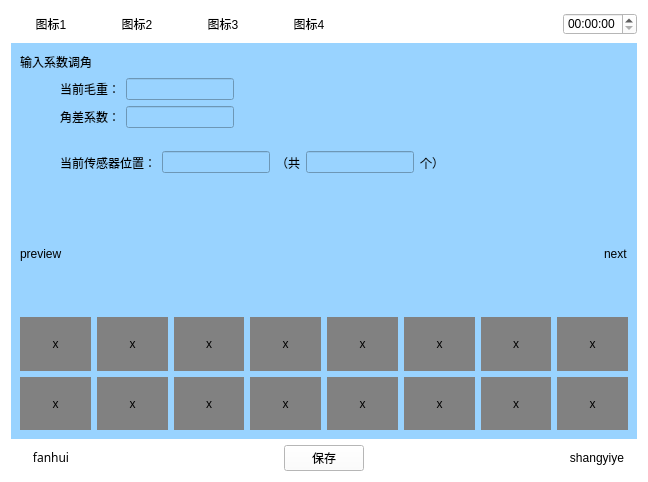
<?xml version="1.0" encoding="UTF-8"?>
<ui version="4.0">
 <class>Shuruxishu</class>
 <widget class="QWidget" name="Shuruxishu">
  <property name="geometry">
   <rect>
    <x>0</x>
    <y>0</y>
    <width>648</width>
    <height>482</height>
   </rect>
  </property>
  <property name="windowTitle">
   <string>Form</string>
  </property>
  <property name="styleSheet">
   <string notr="true">background-color: rgb(255, 255, 255);</string>
  </property>
  <layout class="QVBoxLayout" name="verticalLayout_5" stretch="1,5,1">
   <item>
    <layout class="QHBoxLayout" name="horizontalLayout_5">
     <item>
      <widget class="QPushButton" name="pushButton">
       <property name="text">
        <string>图标1</string>
       </property>
       <property name="flat">
        <bool>true</bool>
       </property>
      </widget>
     </item>
     <item>
      <widget class="QPushButton" name="pushButton_2">
       <property name="text">
        <string>图标2</string>
       </property>
       <property name="flat">
        <bool>true</bool>
       </property>
      </widget>
     </item>
     <item>
      <widget class="QPushButton" name="pushButton_3">
       <property name="text">
        <string>图标3</string>
       </property>
       <property name="flat">
        <bool>true</bool>
       </property>
      </widget>
     </item>
     <item>
      <widget class="QPushButton" name="pushButton_4">
       <property name="text">
        <string>图标4</string>
       </property>
       <property name="flat">
        <bool>true</bool>
       </property>
      </widget>
     </item>
     <item>
      <spacer name="horizontalSpacer_4">
       <property name="orientation">
        <enum>Qt::Horizontal</enum>
       </property>
       <property name="sizeHint" stdset="0">
        <size>
         <width>40</width>
         <height>20</height>
        </size>
       </property>
      </spacer>
     </item>
     <item>
      <widget class="QTimeEdit" name="timeEdit_2"/>
     </item>
    </layout>
   </item>
   <item>
    <widget class="QWidget" name="widget" native="true">
     <property name="sizePolicy">
      <sizepolicy hsizetype="Preferred" vsizetype="Preferred">
       <horstretch>0</horstretch>
       <verstretch>0</verstretch>
      </sizepolicy>
     </property>
     <property name="contextMenuPolicy">
      <enum>Qt::DefaultContextMenu</enum>
     </property>
     <property name="styleSheet">
      <string notr="true">background-color: rgb(153, 211, 255);</string>
     </property>
     <layout class="QVBoxLayout" name="verticalLayout_2">
      <item>
       <layout class="QHBoxLayout" name="horizontalLayout">
        <item>
         <widget class="QLabel" name="label">
          <property name="text">
           <string>输入系数调角</string>
          </property>
         </widget>
        </item>
        <item>
         <spacer name="horizontalSpacer">
          <property name="orientation">
           <enum>Qt::Horizontal</enum>
          </property>
          <property name="sizeHint" stdset="0">
           <size>
            <width>40</width>
            <height>20</height>
           </size>
          </property>
         </spacer>
        </item>
        <item>
         <layout class="QVBoxLayout" name="verticalLayout"/>
        </item>
       </layout>
      </item>
      <item>
       <layout class="QVBoxLayout" name="verticalLayout_3">
        <item>
         <layout class="QHBoxLayout" name="horizontalLayout_3">
          <item>
           <spacer name="horizontalSpacer_8">
            <property name="orientation">
             <enum>Qt::Horizontal</enum>
            </property>
            <property name="sizeType">
             <enum>QSizePolicy::Preferred</enum>
            </property>
            <property name="sizeHint" stdset="0">
             <size>
              <width>40</width>
              <height>20</height>
             </size>
            </property>
           </spacer>
          </item>
          <item>
           <widget class="QLabel" name="label_2">
            <property name="text">
             <string>当前毛重：</string>
            </property>
           </widget>
          </item>
          <item>
           <widget class="QLineEdit" name="lineEdit">
            <property name="sizePolicy">
             <sizepolicy hsizetype="Preferred" vsizetype="Fixed">
              <horstretch>0</horstretch>
              <verstretch>0</verstretch>
             </sizepolicy>
            </property>
           </widget>
          </item>
          <item>
           <spacer name="horizontalSpacer_6">
            <property name="orientation">
             <enum>Qt::Horizontal</enum>
            </property>
            <property name="sizeHint" stdset="0">
             <size>
              <width>40</width>
              <height>20</height>
             </size>
            </property>
           </spacer>
          </item>
         </layout>
        </item>
        <item>
         <layout class="QHBoxLayout" name="horizontalLayout_4">
          <item>
           <spacer name="horizontalSpacer_9">
            <property name="orientation">
             <enum>Qt::Horizontal</enum>
            </property>
            <property name="sizeType">
             <enum>QSizePolicy::Preferred</enum>
            </property>
            <property name="sizeHint" stdset="0">
             <size>
              <width>40</width>
              <height>20</height>
             </size>
            </property>
           </spacer>
          </item>
          <item>
           <widget class="QLabel" name="label_3">
            <property name="text">
             <string>角差系数：</string>
            </property>
           </widget>
          </item>
          <item>
           <widget class="QLineEdit" name="lineEdit_2">
            <property name="sizePolicy">
             <sizepolicy hsizetype="Preferred" vsizetype="Fixed">
              <horstretch>0</horstretch>
              <verstretch>0</verstretch>
             </sizepolicy>
            </property>
           </widget>
          </item>
          <item>
           <spacer name="horizontalSpacer_7">
            <property name="orientation">
             <enum>Qt::Horizontal</enum>
            </property>
            <property name="sizeHint" stdset="0">
             <size>
              <width>40</width>
              <height>20</height>
             </size>
            </property>
           </spacer>
          </item>
         </layout>
        </item>
        <item>
         <layout class="QHBoxLayout" name="horizontalLayout_6" stretch="0,0,0,0,0,0,0">
          <item>
           <spacer name="horizontalSpacer_10">
            <property name="orientation">
             <enum>Qt::Horizontal</enum>
            </property>
            <property name="sizeType">
             <enum>QSizePolicy::Preferred</enum>
            </property>
            <property name="sizeHint" stdset="0">
             <size>
              <width>40</width>
              <height>20</height>
             </size>
            </property>
           </spacer>
          </item>
          <item>
           <widget class="QLabel" name="label_5">
            <property name="text">
             <string>当前传感器位置：</string>
            </property>
           </widget>
          </item>
          <item>
           <widget class="QLineEdit" name="lineEdit_3">
            <property name="sizePolicy">
             <sizepolicy hsizetype="Preferred" vsizetype="Fixed">
              <horstretch>0</horstretch>
              <verstretch>0</verstretch>
             </sizepolicy>
            </property>
            <property name="minimumSize">
             <size>
              <width>40</width>
              <height>20</height>
             </size>
            </property>
           </widget>
          </item>
          <item>
           <widget class="QLabel" name="label_6">
            <property name="text">
             <string>（共</string>
            </property>
           </widget>
          </item>
          <item>
           <widget class="QLineEdit" name="lineEdit_4">
            <property name="sizePolicy">
             <sizepolicy hsizetype="Fixed" vsizetype="Fixed">
              <horstretch>0</horstretch>
              <verstretch>0</verstretch>
             </sizepolicy>
            </property>
            <property name="minimumSize">
             <size>
              <width>40</width>
              <height>20</height>
             </size>
            </property>
           </widget>
          </item>
          <item>
           <widget class="QLabel" name="label_7">
            <property name="text">
             <string>个）</string>
            </property>
           </widget>
          </item>
          <item>
           <spacer name="horizontalSpacer_11">
            <property name="orientation">
             <enum>Qt::Horizontal</enum>
            </property>
            <property name="sizeHint" stdset="0">
             <size>
              <width>40</width>
              <height>20</height>
             </size>
            </property>
           </spacer>
          </item>
         </layout>
        </item>
       </layout>
      </item>
      <item>
       <layout class="QHBoxLayout" name="horizontalLayout_7">
        <item>
         <widget class="QLabel" name="label_8">
          <property name="text">
           <string>preview</string>
          </property>
         </widget>
        </item>
        <item>
         <spacer name="horizontalSpacer_5">
          <property name="orientation">
           <enum>Qt::Horizontal</enum>
          </property>
          <property name="sizeHint" stdset="0">
           <size>
            <width>40</width>
            <height>20</height>
           </size>
          </property>
         </spacer>
        </item>
        <item>
         <widget class="QLabel" name="label_9">
          <property name="text">
           <string>next</string>
          </property>
         </widget>
        </item>
       </layout>
      </item>
      <item>
       <layout class="QGridLayout" name="gridLayout">
        <item row="0" column="0">
         <widget class="QLabel" name="label_4">
          <property name="styleSheet">
           <string notr="true">background-color: rgb(129, 129, 129);</string>
          </property>
          <property name="text">
           <string>x</string>
          </property>
          <property name="alignment">
           <set>Qt::AlignCenter</set>
          </property>
         </widget>
        </item>
        <item row="0" column="1">
         <widget class="QLabel" name="label_10">
          <property name="styleSheet">
           <string notr="true">background-color: rgb(129, 129, 129);</string>
          </property>
          <property name="text">
           <string>x</string>
          </property>
          <property name="alignment">
           <set>Qt::AlignCenter</set>
          </property>
         </widget>
        </item>
        <item row="0" column="2">
         <widget class="QLabel" name="label_11">
          <property name="styleSheet">
           <string notr="true">background-color: rgb(129, 129, 129);</string>
          </property>
          <property name="text">
           <string>x</string>
          </property>
          <property name="alignment">
           <set>Qt::AlignCenter</set>
          </property>
         </widget>
        </item>
        <item row="0" column="3">
         <widget class="QLabel" name="label_12">
          <property name="styleSheet">
           <string notr="true">background-color: rgb(129, 129, 129);</string>
          </property>
          <property name="text">
           <string>x</string>
          </property>
          <property name="alignment">
           <set>Qt::AlignCenter</set>
          </property>
         </widget>
        </item>
        <item row="0" column="4">
         <widget class="QLabel" name="label_13">
          <property name="styleSheet">
           <string notr="true">background-color: rgb(129, 129, 129);</string>
          </property>
          <property name="text">
           <string>x</string>
          </property>
          <property name="alignment">
           <set>Qt::AlignCenter</set>
          </property>
         </widget>
        </item>
        <item row="0" column="5">
         <widget class="QLabel" name="label_14">
          <property name="styleSheet">
           <string notr="true">background-color: rgb(129, 129, 129);</string>
          </property>
          <property name="text">
           <string>x</string>
          </property>
          <property name="alignment">
           <set>Qt::AlignCenter</set>
          </property>
         </widget>
        </item>
        <item row="0" column="6">
         <widget class="QLabel" name="label_15">
          <property name="styleSheet">
           <string notr="true">background-color: rgb(129, 129, 129);</string>
          </property>
          <property name="text">
           <string>x</string>
          </property>
          <property name="alignment">
           <set>Qt::AlignCenter</set>
          </property>
         </widget>
        </item>
        <item row="0" column="7">
         <widget class="QLabel" name="label_16">
          <property name="styleSheet">
           <string notr="true">background-color: rgb(129, 129, 129);</string>
          </property>
          <property name="text">
           <string>x</string>
          </property>
          <property name="alignment">
           <set>Qt::AlignCenter</set>
          </property>
         </widget>
        </item>
        <item row="1" column="0">
         <widget class="QLabel" name="label_17">
          <property name="styleSheet">
           <string notr="true">background-color: rgb(129, 129, 129);</string>
          </property>
          <property name="text">
           <string>x</string>
          </property>
          <property name="alignment">
           <set>Qt::AlignCenter</set>
          </property>
         </widget>
        </item>
        <item row="1" column="1">
         <widget class="QLabel" name="label_19">
          <property name="styleSheet">
           <string notr="true">background-color: rgb(129, 129, 129);</string>
          </property>
          <property name="text">
           <string>x</string>
          </property>
          <property name="alignment">
           <set>Qt::AlignCenter</set>
          </property>
         </widget>
        </item>
        <item row="1" column="2">
         <widget class="QLabel" name="label_24">
          <property name="styleSheet">
           <string notr="true">background-color: rgb(129, 129, 129);</string>
          </property>
          <property name="text">
           <string>x</string>
          </property>
          <property name="alignment">
           <set>Qt::AlignCenter</set>
          </property>
         </widget>
        </item>
        <item row="1" column="3">
         <widget class="QLabel" name="label_20">
          <property name="styleSheet">
           <string notr="true">background-color: rgb(129, 129, 129);</string>
          </property>
          <property name="text">
           <string>x</string>
          </property>
          <property name="alignment">
           <set>Qt::AlignCenter</set>
          </property>
         </widget>
        </item>
        <item row="1" column="4">
         <widget class="QLabel" name="label_23">
          <property name="styleSheet">
           <string notr="true">background-color: rgb(129, 129, 129);</string>
          </property>
          <property name="text">
           <string>x</string>
          </property>
          <property name="alignment">
           <set>Qt::AlignCenter</set>
          </property>
         </widget>
        </item>
        <item row="1" column="5">
         <widget class="QLabel" name="label_21">
          <property name="styleSheet">
           <string notr="true">background-color: rgb(129, 129, 129);</string>
          </property>
          <property name="text">
           <string>x</string>
          </property>
          <property name="alignment">
           <set>Qt::AlignCenter</set>
          </property>
         </widget>
        </item>
        <item row="1" column="6">
         <widget class="QLabel" name="label_22">
          <property name="styleSheet">
           <string notr="true">background-color: rgb(129, 129, 129);</string>
          </property>
          <property name="text">
           <string>x</string>
          </property>
          <property name="alignment">
           <set>Qt::AlignCenter</set>
          </property>
         </widget>
        </item>
        <item row="1" column="7">
         <widget class="QLabel" name="label_18">
          <property name="styleSheet">
           <string notr="true">background-color: rgb(129, 129, 129);</string>
          </property>
          <property name="text">
           <string>x</string>
          </property>
          <property name="alignment">
           <set>Qt::AlignCenter</set>
          </property>
         </widget>
        </item>
       </layout>
      </item>
     </layout>
    </widget>
   </item>
   <item>
    <layout class="QHBoxLayout" name="horizontalLayout_2">
     <item>
      <widget class="QPushButton" name="returnIndex">
       <property name="font">
        <font>
         <family>AR PL UMing TW MBE</family>
        </font>
       </property>
       <property name="text">
        <string>fanhui</string>
       </property>
       <property name="flat">
        <bool>true</bool>
       </property>
      </widget>
     </item>
     <item>
      <spacer name="horizontalSpacer_2">
       <property name="orientation">
        <enum>Qt::Horizontal</enum>
       </property>
       <property name="sizeHint" stdset="0">
        <size>
         <width>40</width>
         <height>20</height>
        </size>
       </property>
      </spacer>
     </item>
     <item>
      <widget class="QPushButton" name="save">
       <property name="text">
        <string>保存</string>
       </property>
      </widget>
     </item>
     <item>
      <spacer name="horizontalSpacer_3">
       <property name="orientation">
        <enum>Qt::Horizontal</enum>
       </property>
       <property name="sizeHint" stdset="0">
        <size>
         <width>40</width>
         <height>20</height>
        </size>
       </property>
      </spacer>
     </item>
     <item>
      <widget class="QPushButton" name="returnPage">
       <property name="text">
        <string>shangyiye</string>
       </property>
       <property name="flat">
        <bool>true</bool>
       </property>
      </widget>
     </item>
    </layout>
   </item>
  </layout>
 </widget>
 <resources/>
 <connections/>
</ui>
